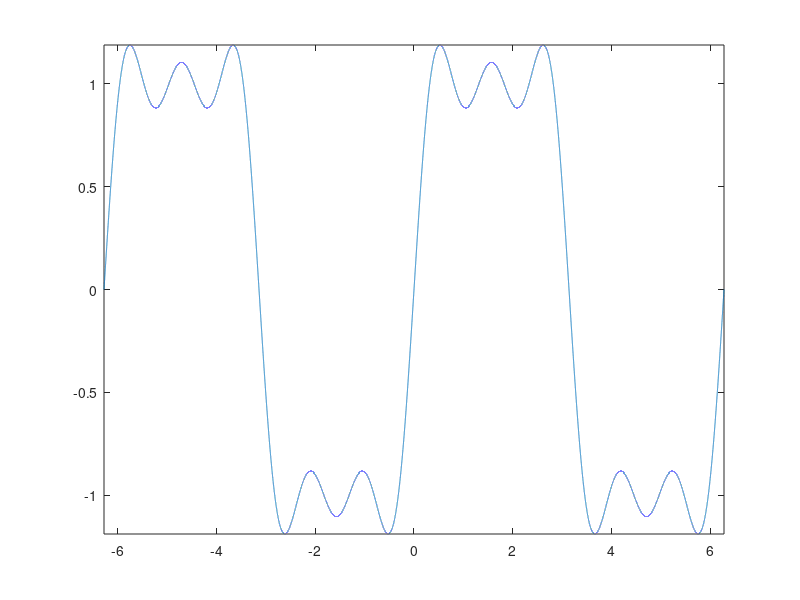

The MATLAB script that drew this image:
N=input('enter N   ');
t=-2*pi:0.0001:2*pi;
W=0;
for i=1:2:N
    W=W+((4/(i*pi)).*sin(t*i));
    drawnow
    pause(.3)
    plot(t,W)
    axis tight
end

